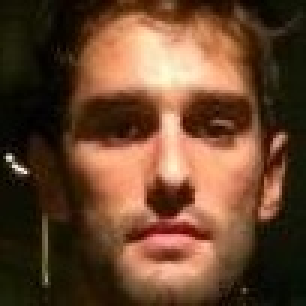
#> input picture Documents/Classes/Grad/Fall2021/CS7650/Assignment3/A3/Assignment3_Images/0.jpg, 102 x 102 px (shown 3 times larger)
$ python a4B.py ../../Assignment3/A3/Assignment3_Images/0.jpg
#> lines starting #> are read from the running program, lines starting #| are printed output that depends on the picture
# Part B: Histogram Equalization

# Importing all the libraries
import cv2
import numpy as np
from matplotlib import pyplot as plt
import sys

from PIL import Image

def main():
    # read in image as grayscale & convert to array
    image = cv2.imread(sys.argv[1], 0)
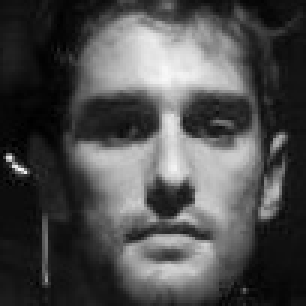
#> image: shape (102, 102) (shown 3 times larger); min 0, max 250, mean 76.7
    image = np.asarray(image)

    # get the count of the original historgram
    count = np.zeros(256)
    for i in range(image.shape[0]):
        for j in range(image.shape[1]):
            pixel = image[i, j]
            count[pixel] += 1
#> after the loop, count = 256 values, max 264 at index 19, min 0 at index 243, mean 40.64


    # perform histogram equalization
    matching_csum = np.zeros(255)
    matching_csum = np.cumsum(count)
#> matching_csum = 256 values from 13 to 10404
    matching_csum = matching_csum/(image.shape[0] * image.shape[1])
#> matching_csum = 256 values from 0.00125 to 1
    M = np.round(matching_csum * 255)
#> M = 256 values from 0 to 255

    # loop through the pixels one more time and replace with equalized
    for i in range(image.shape[0]):
        for j in range(image.shape[1]):
            pixels = image[i,j]
            image[i,j]= M[pixels]
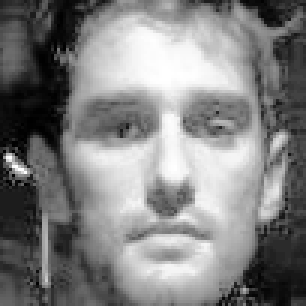
#> image: shape (102, 102) (shown 3 times larger); min 0, max 255, mean 128.6

    # display side by side show side by side reference
    img = cv2.imread(sys.argv[1], 0)
    numpy_horizontal = np.hstack((img , image))
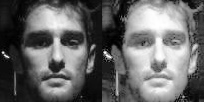
#> numpy_horizontal: shape (102, 204); min 0, max 255, mean 102.6
    cv2.imshow('Equalized Grayscale Image!', numpy_horizontal)
    cv2.waitKey(0)
    cv2.destroyAllWindows()

    # plot the histogram
    plt.plot(M)
    plt.show()
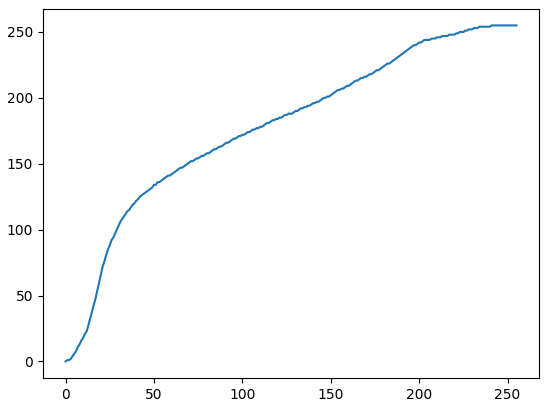
#> figure drawn by matplotlib, 1 panel; curve peaks at x = 241, y = 255

main()

$ run again, on Documents/Classes/Grad/Fall2021/CS7650/Assignment3/A3/Assignment3_Images/2.jpg
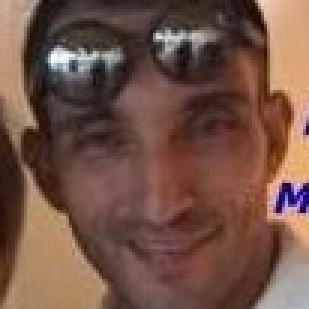
#> input picture Documents/Classes/Grad/Fall2021/CS7650/Assignment3/A3/Assignment3_Images/2.jpg, 103 x 103 px (shown 3 times larger)
#> after the loop in main, `for i in range(image.shape[0]):`: count = 256 values, max 145 at index 63, min 0 at index 0, mean 41.44
#> in main, `matching_csum = np.cumsum(count)`: matching_csum = 256 values from 0 to 10609
#> in main, `matching_csum = matching_csum/(image.shape[0] * image.shape[1])`: matching_csum = 256 values from 0 to 1
#> M = 256 values from 0 to 255
#> after the loop in main, `for i in range(image.shape[0]):`:
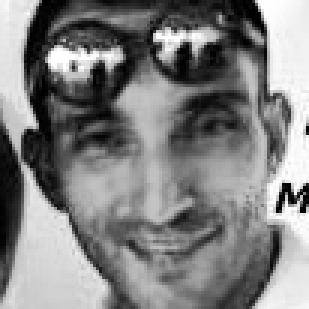
#> image: shape (103, 103) (shown 3 times larger); min 0, max 255, mean 128.5
#> in main, `plt.show()`:
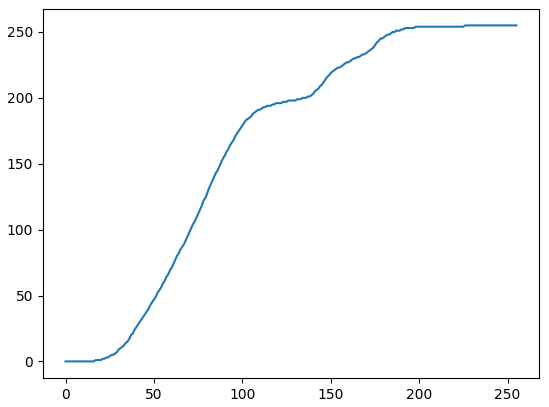
#> figure drawn by matplotlib, 1 panel; curve peaks at x = 226, y = 255

$ run again, on Documents/Classes/Grad/Fall2021/CS7650/Assignment3/A3/Assignment3_Images/3.jpg
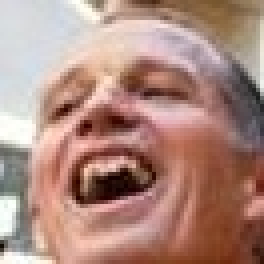
#> input picture Documents/Classes/Grad/Fall2021/CS7650/Assignment3/A3/Assignment3_Images/3.jpg, 66 x 66 px (shown 4 times larger)
#> after the loop in main, `for i in range(image.shape[0]):`: count = 256 values, max 91 at index 218, min 0 at index 0, mean 17.02
#> in main, `matching_csum = np.cumsum(count)`: matching_csum = 256 values from 0 to 4356
#> in main, `matching_csum = matching_csum/(image.shape[0] * image.shape[1])`: matching_csum = 256 values from 0 to 1
#> M = 256 values from 0 to 255
#> after the loop in main, `for i in range(image.shape[0]):`:
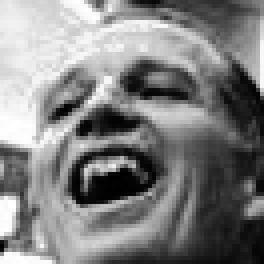
#> image: shape (66, 66) (shown 4 times larger); min 0, max 255, mean 128.3
#> in main, `plt.show()`:
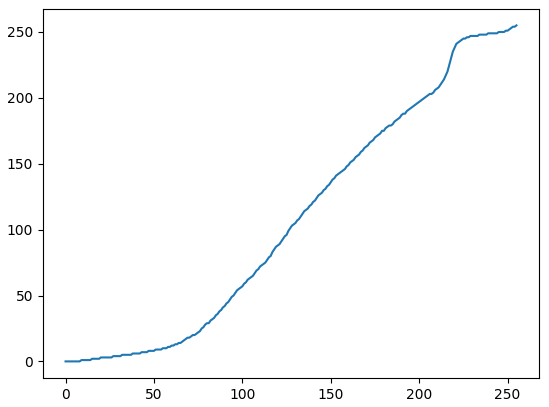
#> figure drawn by matplotlib, 1 panel; curve peaks at x = 255, y = 255

$ run again, on Documents/Classes/Grad/Fall2021/CS7650/Assignment3/A3/Assignment3_Images/4.jpg
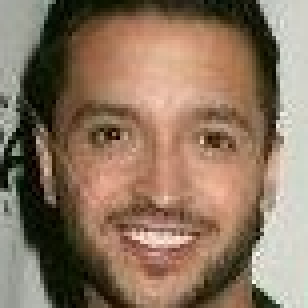
#> input picture Documents/Classes/Grad/Fall2021/CS7650/Assignment3/A3/Assignment3_Images/4.jpg, 77 x 77 px (shown 4 times larger)
#> after the loop in main, `for i in range(image.shape[0]):`: count = 256 values, max 71 at index 212, min 0 at index 234, mean 23.16
#> in main, `matching_csum = np.cumsum(count)`: matching_csum = 256 values from 4 to 5929
#> in main, `matching_csum = matching_csum/(image.shape[0] * image.shape[1])`: matching_csum = 256 values from 0.000675 to 1
#> M = 256 values from 0 to 255
#> after the loop in main, `for i in range(image.shape[0]):`:
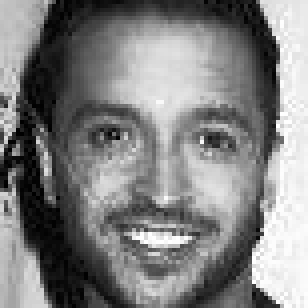
#> image: shape (77, 77) (shown 4 times larger); min 0, max 255, mean 128.2
#> in main, `plt.show()`:
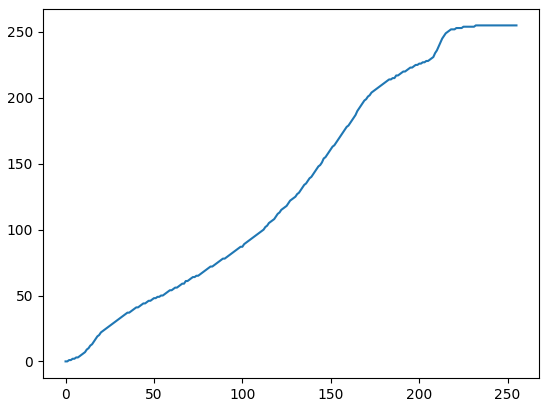
#> figure drawn by matplotlib, 1 panel; curve peaks at x = 232, y = 255
